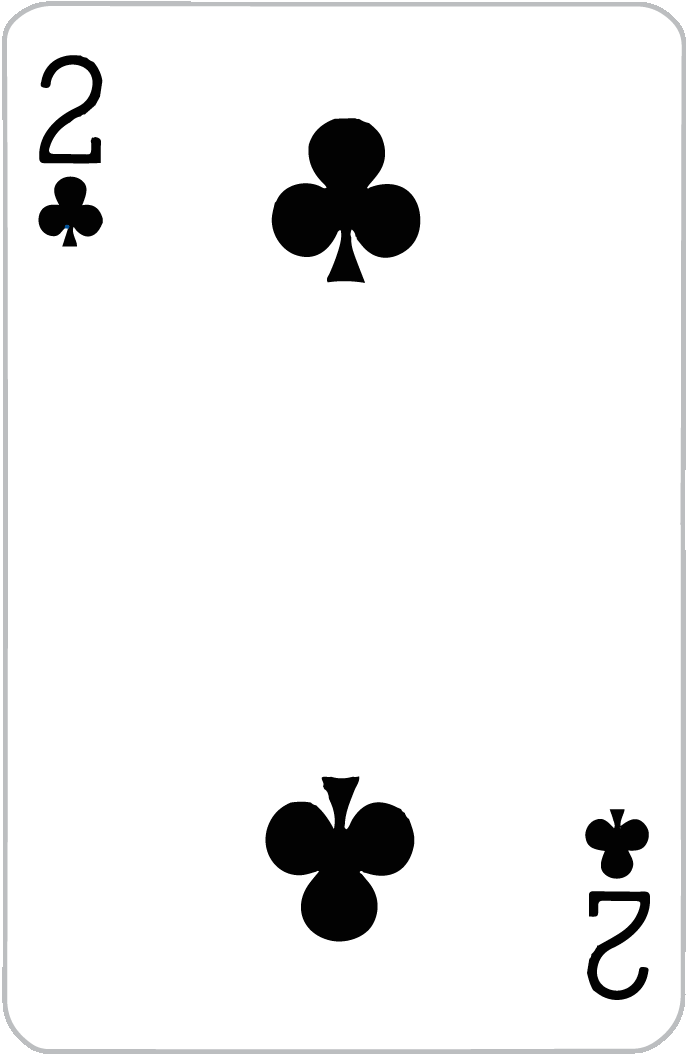
#> input picture Card-Recognition/testes/2C.png, 691 x 1056 px, given in place of 9H.png, which was not available
$ python Card_Recognition.py   (older library calls are emulated)
#> lines starting #> are read from the running program, lines starting #| are printed output that depends on the picture; after the words box and inside, x2 and y2 are one past the last pixel; in counts of white or black regions, pixels touching at a corner belong together; pictures that were not available may be replaced by others from this repository, and a replacement may not be noted
### Card-Recognition/reconhecimento_padroes.py

import os
import numpy as np
import cv2

LARGURA = 378
ALTURA = 534

dir_padroes = './padroes_imagens/'
dir_imagens_reconhecidas = './imagens_processadas/'
dir_simbolos = './simbolos_imagens/'

NUMERO_BORDAS = 400
ALPHA_CARTAS = 0.2


#
def preprocessamento_ruido_fundo_com_treshold(imagem, tamanho_treshold):
    img_cor_modelo_hsv = cv2.cvtColor(imagem, cv2.COLOR_RGB2HSV)
    _, saturacao, _ = cv2.split(img_cor_modelo_hsv)
    imagem_com_laplace = cv2.Laplacian(
        saturacao, cv2.CV_8U, saturacao, ksize=3)
    imagem_estruturada = cv2.getStructuringElement(cv2.MORPH_ELLIPSE, (3, 3))
    imagem_cinza = cv2.dilate(imagem_com_laplace, imagem_estruturada, iterations=1)
    imagem_cinza = cv2.blur(imagem_cinza, (5, 5))
    imagem_cinza = cv2.adaptiveThreshold(imagem_cinza, 255, cv2.ADAPTIVE_THRESH_MEAN_C,
                                          cv2.THRESH_BINARY, tamanho_treshold, 2)
    return imagem_cinza


def preprocessar_threshhold_hsv1(imagem):
    escala_cor_hsv = cv2.cvtColor(imagem, cv2.COLOR_RGB2HSV)
    _, saturacao, _ = cv2.split(escala_cor_hsv)
    threshold = cv2.adaptiveThreshold(saturacao, 255, cv2.ADAPTIVE_THRESH_MEAN_C,
                                   cv2.THRESH_BINARY, 15, 2)
    imagem_estruturada = cv2.getStructuringElement(cv2.MORPH_ELLIPSE, (5, 5))
    threshold = cv2.morphologyEx(threshold, cv2.MORPH_CLOSE, imagem_estruturada)

    return threshold


def preprocessar_threshhold_hsv2(imagem):
    escala_cor_hsv = cv2.cvtColor(imagem, cv2.COLOR_RGB2HSV)
    _, saturação, _ = cv2.split(escala_cor_hsv)
    imagem_escala_cinza = cv2.blur(saturação, (5, 5))
    threshold = cv2.adaptiveThreshold(imagem_escala_cinza, 255, cv2.ADAPTIVE_THRESH_MEAN_C,
                                   cv2.THRESH_BINARY, 19, 2)
    imagem_estruturada = np.ones((3, 3))
    threshold = cv2.morphologyEx(threshold, cv2.MORPH_CLOSE, imagem_estruturada)

    return threshold

#
def preprocessar_threshhold(imagem):
    imagem_tons_cinza = cv2.cvtColor(imagem, cv2.COLOR_BGR2GRAY)
    imagem_tons_cinza = cv2.blur(imagem_tons_cinza, (5, 5))
    threshold = cv2.adaptiveThreshold(imagem_tons_cinza, 255, cv2.ADAPTIVE_THRESH_MEAN_C,
                                   cv2.THRESH_BINARY, 19, 2)
    img_estrutura = np.ones((3, 3))
    threshold = cv2.morphologyEx(threshold, cv2.MORPH_OPEN, img_estrutura)

    return threshold


#
def encontre_contornos_consolidado(img):
    bordas = []

    height, width = img.shape[:2]
    imshape = (height, width)

    bordas.append(encontrar_bordas(
        imshape, preprocessamento_ruido_fundo_com_treshold(img, 15)))
    bordas.append(encontrar_bordas(
        imshape, preprocessamento_ruido_fundo_com_treshold(img, 11)))
    bordas.append(encontrar_bordas(imshape, preprocessar_threshhold_hsv1(img)))
    bordas.append(encontrar_bordas(imshape, preprocessar_threshhold_hsv2(img)))
    bordas.append(encontrar_bordas(imshape, preprocessar_threshhold(img)))

    bordas_filtradas = remover_bordas_duplicadas(bordas, imshape)

    return bordas_filtradas

#
def remover_bordas_duplicadas(bordas, forma_imagem):
    tamanho_imagem = forma_imagem[0] * forma_imagem[1]

    bordas_niveladas = []
    for contours_group in bordas:
        for bordas in contours_group:
            bordas_niveladas.append(bordas)

    bordas_filtradas = []
    mapa_bordas = np.ones(forma_imagem)
    for c in bordas_niveladas:
        _, bordas = c
        mapa_duplicado = np.copy(mapa_bordas)
        cv2.drawContours(mapa_duplicado, [bordas], -1,
                         (0, 255, 0), thickness=cv2.FILLED)

        if abs(np.count_nonzero(mapa_duplicado)-np.count_nonzero(mapa_bordas)) < 0.01 * tamanho_imagem:
            continue

        mapa_bordas = mapa_duplicado

        bordas_filtradas.append(c)

    return bordas_filtradas


#
def encontrar_bordas(img_forma, func_threshold):
    h, w = img_forma

    threshold = func_threshold

    bordas_detectadas = cv2.Canny(threshold, 50, 250)
    bordas, _ = cv2.findContours(
        bordas_detectadas, cv2.RETR_TREE, cv2.CHAIN_APPROX_SIMPLE)

    bordas_escolhidas = sorted(
        bordas, key=lambda contour: cv2.contourArea(contour), reverse=True)

    menor_area = cv2.contourArea(bordas_escolhidas[0])/4
    bordas_escolhidas = list(
        filter(lambda c: cv2.contourArea(c) > menor_area, bordas_escolhidas))

    mapa_bordas = np.ones((h, w))
    borda_cartas = []
    for c in bordas_escolhidas:

        perimetro = 0.015*cv2.arcLength(c, True)
        approx = cv2.approxPolyDP(c, perimetro, True)

        if len(approx) != 4:
            continue

        mapa_duplicado = np.copy(mapa_bordas)
        cv2.drawContours(mapa_duplicado, [c], -1,
                         (0, 255, 0), thickness=cv2.FILLED)

        if np.array_equal(mapa_duplicado, mapa_bordas):
            continue

        mapa_bordas = mapa_duplicado

        borda_cartas.append((approx, c))

    return borda_cartas


# [16 lines left out: function realce_da_deteccao, not called in this run]


#
def get_indentificacao_cartas(imagem, bordas):
    h = np.float32([[0, 0], [LARGURA, 0], [LARGURA, ALTURA], [0, ALTURA]])
    cartas = []
    for (approx, borda) in bordas:

        transformada_perspectiva = cv2.getPerspectiveTransform(np.float32(approx), h)
        perspectiva_consolidada = cv2.warpPerspective(imagem, transformada_perspectiva, (LARGURA, ALTURA))
        threshold = preprocessar_threshhold(perspectiva_consolidada)

        threshold = rotacionar_imagem(threshold)

        y_off = 45
        x_off = 55
        white = (np.ones((100, 100)) * 255)
        threshold[y_off:y_off+white.shape[0], x_off:x_off+white.shape[1]] = white

        best_fit = classificar_cartas(threshold)

        cartas.append((borda, best_fit))

    return cartas

#
def classificar_cartas(thresh):
    numero_padroes = carregar_padroes_numero(dir_padroes)
    numero = classificar_valor(thresh, numero_padroes)
    naipe_padroes = carregar_padroes_naipe(dir_simbolos)
    naipe = classificar_naipe(thresh, naipe_padroes, numero)

    return '{} - {}'.format(numero, naipe)

#
def carregar_padroes_numero(dirname):
    padroes_numero = {}
    padroes = os.listdir(dirname)
    for padrao in padroes:
        imagem_padrao = cv2.imread(dirname+padrao, cv2.IMREAD_GRAYSCALE)
        threshold = cv2.adaptiveThreshold(imagem_padrao, 255, cv2.ADAPTIVE_THRESH_MEAN_C,
                                       cv2.THRESH_BINARY, 15, 2)

        nome_padrao = padrao.split('.')[0]
        nome_padrao = nome_padrao.upper()
        if nome_padrao == '0':
           nome_padrao = '10'
        padroes_numero[nome_padrao] = threshold

    return padroes_numero

#
# [66 lines left out: functions carregar_padroes_naipe, classificar_naipe, not called in this run]


def classificar_valor(thresh, value_patterns):
    esquerda = thresh[15:100, 0:70]
    esquerda = cv2.medianBlur(esquerda, 7)
    esquerda = (255-esquerda)

    bordas, _ = cv2.findContours(
        esquerda, cv2.RETR_TREE, cv2.CHAIN_APPROX_SIMPLE)
    a = 0.02 * 85*70
    bordas_escolhidas = list(filter(lambda c: cv2.contourArea(c) > a, bordas))
    bordas_escolhidas = sorted(
        bordas, key=lambda c: cv2.contourArea(c), reverse=True)
    if len(bordas_escolhidas) < 1:
        return "undefined"
    x, y, w, h = cv2.boundingRect(bordas_escolhidas[0])
    num = esquerda[y:y+h, x:x+w]
    num = cv2.resize(num, (30, 60))

    value_fit = {}
    for (key, value) in value_patterns.items():
        value_fit[key] = cv2.countNonZero(cv2.absdiff(num, value))

    best_fit = min(value_fit, key=value_fit.get)
    cv2.waitKey(0)

    return best_fit


def rotacionar_imagem(threshold):

    AREA1 = 140 * 40
    AREA2 = 65 * 90
    esquerda = threshold[15:155, 0:40]
    direita = threshold[15:155, 327:367]
    esquerda_superior = threshold[5:70, 15:105]
    direita_superior = threshold[10:75, 280:370]

    bordas = [cv2.countNonZero(esquerda)/AREA1, cv2.countNonZero(
        direita)/AREA1, cv2.countNonZero(esquerda_superior)/AREA2, cv2.countNonZero(direita_superior)/AREA2]
    indice = bordas.index(min(bordas))

    if indice == 1:
        threshold = cv2.flip(threshold, +1)
    elif indice == 2:
        threshold = cv2.transpose(threshold)
        threshold = cv2.resize(threshold, (0, 0), fx=LARGURA /
                            ALTURA, fy=ALTURA/LARGURA)
        threshold = cv2.flip(threshold, -1)
    elif indice == 3:
        threshold = cv2.transpose(threshold)
        threshold = cv2.resize(threshold, (0, 0), fx=LARGURA /
                            ALTURA, fy=ALTURA/LARGURA)
        threshold = cv2.flip(threshold, 1)

    return threshold

### Card-Recognition/Card_Recognition.py

import numpy as np
import cv2
import os
from reconhecimento_padroes import get_indentificacao_cartas, encontre_contornos_consolidado, realce_da_deteccao

dir_teste_name = './testes/'
imagem_teste_name = '9H.png'

img = cv2.imread(dir_teste_name+imagem_teste_name)
#> img is the input picture: shape (1056, 691, 3); mean B, G, R 240.3, 240.2, 240.2
image_redimensionada = cv2.resize(img, (0, 0), fx=0.5, fy=0.5)
contornos_encontrados = encontre_contornos_consolidado(image_redimensionada)
#> in preprocessamento_ruido_fundo_com_treshold, `img_cor_modelo_hsv = cv2.cvtColor(imagem, cv2.COLOR_RGB2HSV)`: img_cor_modelo_hsv: shape (528, 346, 3); mean H, S, V 0.4, 0.1, 240.3
#> in preprocessamento_ruido_fundo_com_treshold, `imagem_cinza = cv2.adaptiveThreshold(imagem_cinza, 255, cv2.ADAPTIVE_T..`:
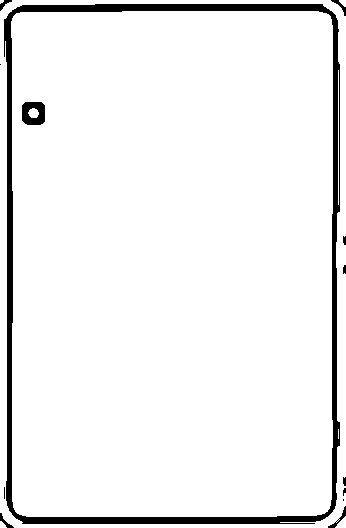
#> imagem_cinza: shape (528, 346); 94.2% white; 13 black regions (4 under 20 px), largest, box (x1, y1, x2, y2) and area: (4, 4, 340, 524) 9836, (22, 102, 45, 125) 416, (328, 506, 346, 528) 83
#> in encontrar_bordas, `h, w = img_forma`: h = 528; w = 346
#> in encontrar_bordas, `bordas_detectadas = cv2.Canny(threshold, 50, 250)`: bordas_detectadas: shape (528, 346); 2.1% white in thin lines or dots
#> in encontrar_bordas, `bordas, _ = cv2.findContours( bordas_detectadas, cv2.RETR_TREE, cv2.CH..`: bordas = 26 contours, 15 with area under 20; largest, box (x1, y1, x2, y2) and area: (3, 3, 341, 525) 171838, (3, 3, 340, 524) 171340, (10, 10, 333, 517) 161690, (10, 10, 333, 517) 161682, (21, 101, 45, 125) 500
#> in encontrar_bordas, `bordas_escolhidas = sorted( bordas, key=lambda contour: cv2.contourAre..`: bordas_escolhidas has the same summary as bordas
#> in encontrar_bordas, `menor_area = cv2.contourArea(bordas_escolhidas[0])/4`: menor_area = 42959.5
#> in encontrar_bordas, `bordas_escolhidas = list( filter(lambda c: cv2.contourArea(c) > menor_..`: bordas_escolhidas = 4 contours; box (x1, y1, x2, y2) and area: (3, 3, 341, 525) 171838, (3, 3, 340, 524) 171340, (10, 10, 333, 517) 161690, (10, 10, 333, 517) 161682
#> the loop in encontrar_bordas, `for c in bordas_escolhidas: ` made 4 passes
#> (perimetro, approx) on passes 1 to 4: (26.36, [[16, 7], [9, 511], [325, 518], [335, 14]]), (25.83, [[18, 6], [335, 15], [323, 519], [8, 509]]), (24.57, [[15, 13], [15, 512], [325, 513], [330, 15]]), (24.54, [[17, 12], [330, 16], [326, 512], [14, 510]])
#> after the loop in encontrar_bordas, `for c in bordas_escolhidas:`: borda_cartas = 1 item
#> in preprocessamento_ruido_fundo_com_treshold (call 2), `imagem_cinza = cv2.adaptiveThreshold(imagem_cinza, 255, cv2.ADAPTIVE_T..`: imagem_cinza: shape (528, 346); 95.6% white; 19 black regions (9 under 20 px), largest, box (x1, y1, x2, y2) and area: (4, 4, 339, 524) 7167, (23, 103, 44, 123) 305, (343, 279, 344, 419) 140
#> in encontrar_bordas (call 2), `bordas_detectadas = cv2.Canny(threshold, 50, 250)`: bordas_detectadas: shape (528, 346); 2.2% white in thin lines or dots
#> in encontrar_bordas (call 2), `bordas, _ = cv2.findContours( bordas_detectadas, cv2.RETR_TREE, cv2.CH..`: bordas = 42 contours, 28 with area under 20; largest, box (x1, y1, x2, y2) and area: (8, 9, 335, 519) 164027, (8, 9, 335, 519) 164016, (22, 102, 44, 123) 368, (22, 102, 44, 123) 362, (342, 278, 345, 419) 279
#> in encontrar_bordas (call 2), `bordas_escolhidas = sorted( bordas, key=lambda contour: cv2.contourAre..`: bordas_escolhidas has the same summary as bordas
#> in encontrar_bordas (call 2), `bordas_escolhidas = list( filter(lambda c: cv2.contourArea(c) > menor_..`: bordas_escolhidas = 2 contours; box (x1, y1, x2, y2) and area: (8, 9, 335, 519) 164027, (8, 9, 335, 519) 164016
#> the loop in encontrar_bordas (call 2), `for c in bordas_escolhidas: ` made 2 passes
#> (perimetro, approx) on passes 1 to 2: (24.72, [[14, 12], [14, 513], [326, 514], [331, 14]]), (24.69, [[16, 11], [332, 16], [324, 515], [13, 511]])
#> in preprocessar_threshhold_hsv1, `threshold = cv2.adaptiveThreshold(saturacao, 255, cv2.ADAPTIVE_THRESH_..`: threshold: shape (528, 346); 99.9% white; 1 black region, box (x1, y1, x2, y2) and area: (25, 105, 42, 121) 260
#> in preprocessar_threshhold_hsv1, `imagem_estruturada = cv2.getStructuringElement(cv2.MORPH_ELLIPSE, (5, ..`: imagem_estruturada = [[0, 0, 1, 0, 0], [1, 1, 1, 1, 1], [1, 1, 1, 1, 1], [1, 1, 1, 1, 1], [0, 0, 1, 0, 0]]
#> in preprocessar_threshhold_hsv1, `threshold = cv2.morphologyEx(threshold, cv2.MORPH_CLOSE, imagem_estrut..`: threshold: shape (528, 346); 99.9% white; 1 black region, box (x1, y1, x2, y2) and area: (25, 105, 42, 121) 255
#> in encontrar_bordas (call 3), `bordas_detectadas = cv2.Canny(threshold, 50, 250)`: bordas_detectadas: shape (528, 346); 0.04% white in thin lines or dots, all inside (x1, y1, x2, y2) = (24, 104, 42, 121)
#> in encontrar_bordas (call 3), `bordas, _ = cv2.findContours( bordas_detectadas, cv2.RETR_TREE, cv2.CH..`: bordas = 4 contours, 2 with area under 20; largest, box (x1, y1, x2, y2) and area: (24, 104, 42, 121) 261, (24, 104, 42, 121) 261
#> in encontrar_bordas (call 3), `bordas_escolhidas = sorted( bordas, key=lambda contour: cv2.contourAre..`: bordas_escolhidas has the same summary as bordas
#> in encontrar_bordas (call 3), `bordas_escolhidas = list( filter(lambda c: cv2.contourArea(c) > menor_..`: bordas_escolhidas = 2 contours; box (x1, y1, x2, y2) and area: (24, 104, 42, 121) 261, (24, 104, 42, 121) 261
#> in preprocessar_threshhold_hsv2, `threshold = cv2.adaptiveThreshold(imagem_escala_cinza, 255, cv2.ADAPTI..`: threshold: shape (528, 346); 99.8% white; 5 black regions (3 under 20 px), largest, box (x1, y1, x2, y2) and area: (23, 103, 44, 124) 376, (284, 521, 309, 522) 25
#> in preprocessar_threshhold_hsv2, `threshold = cv2.morphologyEx(threshold, cv2.MORPH_CLOSE, imagem_estrut..`: threshold: shape (528, 346); 99.8% white; 1 black region, box (x1, y1, x2, y2) and area: (23, 103, 44, 124) 376
#> in encontrar_bordas (call 4), `bordas_detectadas = cv2.Canny(threshold, 50, 250)`: bordas_detectadas: shape (528, 346); 0.05% white in thin lines or dots, all inside (x1, y1, x2, y2) = (22, 102, 44, 124)
#> in encontrar_bordas (call 4), `bordas, _ = cv2.findContours( bordas_detectadas, cv2.RETR_TREE, cv2.CH..`: bordas = 4 contours; box (x1, y1, x2, y2) and area: (22, 102, 44, 124) 423, (22, 102, 44, 124) 418, (29, 109, 37, 117) 44, (29, 109, 37, 117) 44
#> in encontrar_bordas (call 4), `bordas_escolhidas = sorted( bordas, key=lambda contour: cv2.contourAre..`: bordas_escolhidas has the same summary as bordas
#> in encontrar_bordas (call 4), `bordas_escolhidas = list( filter(lambda c: cv2.contourArea(c) > menor_..`: bordas_escolhidas = 2 contours; box (x1, y1, x2, y2) and area: (22, 102, 44, 124) 423, (22, 102, 44, 124) 418
#> in preprocessar_threshhold, `threshold = cv2.adaptiveThreshold(imagem_tons_cinza, 255, cv2.ADAPTIVE..`: threshold: shape (528, 346); 90.7% white; 7 black regions, largest, box (x1, y1, x2, y2) and area: (0, 0, 345, 528) 7924, (136, 59, 210, 142) 3012, (133, 387, 207, 471) 3012
#> in preprocessar_threshhold, `threshold = cv2.morphologyEx(threshold, cv2.MORPH_OPEN, img_estrutura)`: threshold: shape (528, 346); 90.3% white; 7 black regions, largest, box (x1, y1, x2, y2) and area: (0, 0, 346, 528) 8567, (136, 59, 210, 142) 3015, (133, 387, 207, 471) 3015
#> in encontrar_bordas (call 5), `bordas_detectadas = cv2.Canny(threshold, 50, 250)`: bordas_detectadas: shape (528, 346); 2.1% white in thin lines or dots
#> in encontrar_bordas (call 5), `bordas, _ = cv2.findContours( bordas_detectadas, cv2.RETR_TREE, cv2.CH..`: bordas = 22 contours, 5 with area under 20; largest, box (x1, y1, x2, y2) and area: (3, 1, 339, 524) 173383, (3, 1, 339, 524) 173358, (132, 386, 207, 471) 3542, (132, 386, 207, 471) 3492, (292, 444, 326, 501) 885
#> in encontrar_bordas (call 5), `bordas_escolhidas = sorted( bordas, key=lambda contour: cv2.contourAre..`: bordas_escolhidas has the same summary as bordas
#> in encontrar_bordas (call 5), `menor_area = cv2.contourArea(bordas_escolhidas[0])/4`: menor_area = 43345.8
#> in encontrar_bordas (call 5), `bordas_escolhidas = list( filter(lambda c: cv2.contourArea(c) > menor_..`: bordas_escolhidas = 2 contours; box (x1, y1, x2, y2) and area: (3, 1, 339, 524) 173383, (3, 1, 339, 524) 173358
#> the loop in encontrar_bordas (call 5), `for c in bordas_escolhidas: ` made 2 passes
#> (perimetro, approx) on passes 1 to 2: (25.23, [[11, 8], [7, 511], [324, 521], [336, 13]]), (25.19, [[13, 7], [337, 15], [325, 520], [6, 509]])
#> pass 1, in encontrar_bordas (call 5), `mapa_bordas = mapa_duplicado`:
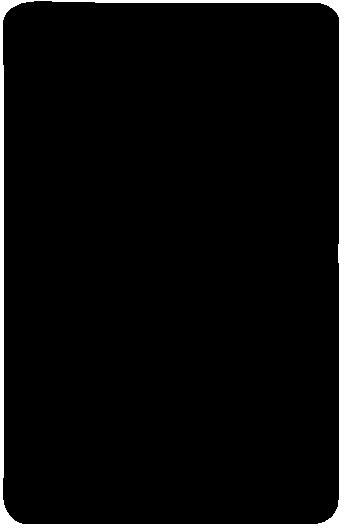
#> mapa_bordas: shape (528, 346) float64; values 0 (black) and 1 (white), 4.6% white; 1 white region, box (x1, y1, x2, y2) and area: (0, 0, 346, 528) 8476
#> after the loop in encontrar_bordas (call 5), `for c in bordas_escolhidas:`: borda_cartas = 1 item
#> the loop in remover_bordas_duplicadas, `for contours_group in bordas:` made 5 passes
#> after the loop in remover_bordas_duplicadas, `for contours_group in bordas:`: bordas_niveladas = 3 items
#> the loop in remover_bordas_duplicadas, `for c in bordas_niveladas:` made 3 passes
#> after the loop in remover_bordas_duplicadas, `for c in bordas_niveladas:`: bordas_filtradas = 2 items
#> contornos_encontrados = 2 items
cartas_baralho = get_indentificacao_cartas(image_redimensionada, contornos_encontrados)
#> in get_indentificacao_cartas, `transformada_perspectiva = cv2.getPerspectiveTransform(np.float32(appr..`: transformada_perspectiva = [[-0.0163, 0.743, -4.94], [1.67, 0.0232, -26.94], [8.22e-07, -1.86e-05, 1]]
#> in preprocessar_threshhold (call 2), `threshold = cv2.adaptiveThreshold(imagem_tons_cinza, 255, cv2.ADAPTIVE..`: threshold: shape (534, 378); 94.4% white; 6 black regions, box (x1, y1, x2, y2) and area: (281, 205, 345, 332) 3794, (36, 202, 99, 328) 3764, (323, 478, 366, 533) 1103, (14, 6, 57, 60) 1075, (292, 475, 318, 530) 830, (61, 6, 87, 62) 824
#> in preprocessar_threshhold (call 2), `threshold = cv2.morphologyEx(threshold, cv2.MORPH_OPEN, img_estrutura)`: threshold: shape (534, 378); 94.3% white; 6 black regions, box (x1, y1, x2, y2) and area: (281, 205, 345, 332) 3814, (36, 202, 99, 328) 3784, (323, 478, 366, 534) 1109, (14, 6, 57, 60) 1079, (292, 475, 318, 530) 837, (61, 6, 87, 62) 829
#> in rotacionar_imagem, `esquerda = threshold[15:155, 0:40]`: esquerda: shape (140, 40); 90.4% white; 1 black region, box (x1, y1, x2, y2) and area: (14, 0, 40, 45) 539
#> in rotacionar_imagem, `direita = threshold[15:155, 327:367]`: direita: shape (140, 40); every value is 255
#> in rotacionar_imagem, `esquerda_superior = threshold[5:70, 15:105]`:
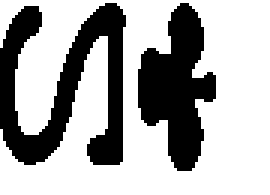
#> esquerda_superior: shape (65, 90) (shown 3 times larger); 67.7% white; 2 black regions, box (x1, y1, x2, y2) and area: (0, 1, 42, 55) 1059, (46, 1, 72, 57) 829
#> in rotacionar_imagem, `direita_superior = threshold[10:75, 280:370]`: direita_superior: shape (65, 90); every value is 255
#> in rotacionar_imagem, `bordas = [cv2.countNonZero(esquerda)/AREA1, cv2.countNonZero( direita)..`: bordas = [0.904, 1, 0.677, 1]
#> in rotacionar_imagem, `indice = bordas.index(min(bordas))`: indice = 2
#> in rotacionar_imagem, `threshold = cv2.transpose(threshold)`: threshold: shape (378, 534); 94.3% white; 6 black regions, box (x1, y1, x2, y2) and area: (205, 281, 332, 345) 3814, (202, 36, 328, 99) 3784, (478, 323, 534, 366) 1109, (6, 14, 60, 57) 1079, (475, 292, 530, 318) 837, (6, 61, 62, 87) 829
#> in get_indentificacao_cartas, `threshold[y_off:y_off+white.shape[0], x_off:x_off+white.shape[1]] = wh..`:
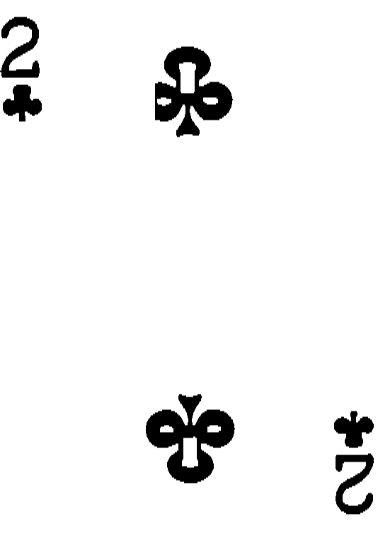
#> threshold: shape (534, 378); min 0, max 255, mean 240.9
#> in carregar_padroes_numero, `threshold = cv2.adaptiveThreshold(imagem_padrao, 255, cv2.ADAPTIVE_THR..`:
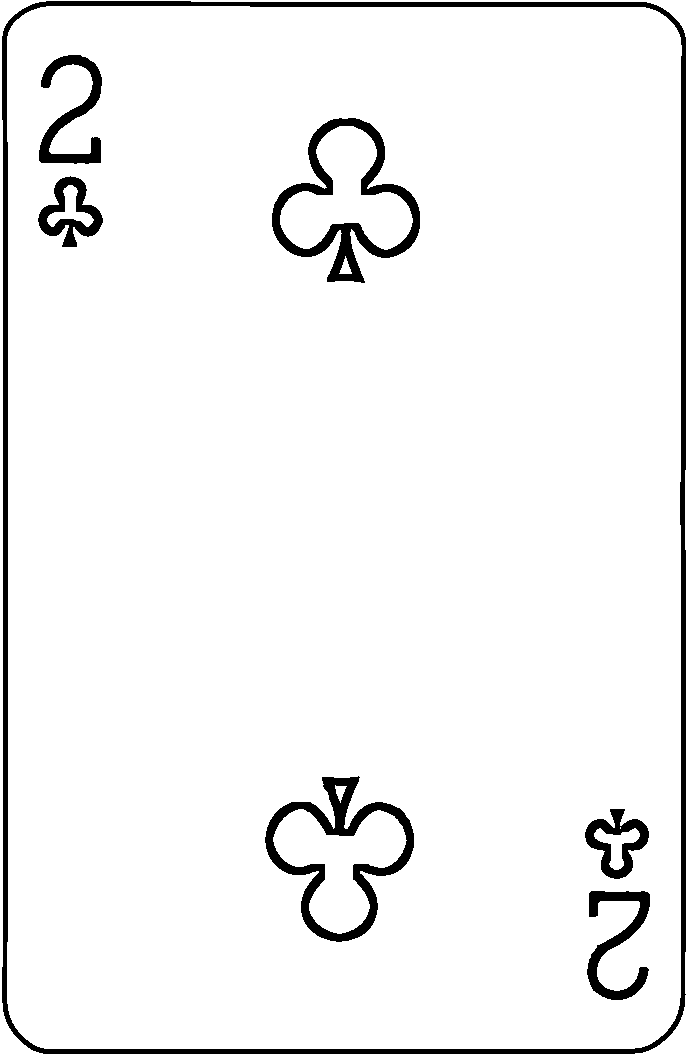
#> threshold: shape (1056, 691); 95% white; 7 black regions
#> in classificar_cartas, `numero_padroes = carregar_padroes_numero(dir_padroes)`: numero_padroes = 1 item
#> in classificar_valor, `esquerda = (255-esquerda)`:
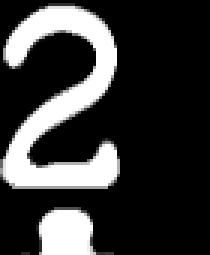
#> esquerda: shape (85, 70) (shown 3 times larger); min 0, max 255, mean 57.7
#> in classificar_valor, `bordas, _ = cv2.findContours( esquerda, cv2.RETR_TREE, cv2.CHAIN_APPRO..`: bordas = 3 contours, 1 with area under 20; largest, box (x1, y1, x2, y2) and area: (0, 1, 40, 63) 1142, (12, 69, 38, 85) 251
#> in classificar_valor, `bordas_escolhidas = list(filter(lambda c: cv2.contourArea(c) > a, bord..`: bordas_escolhidas = 2 contours; box (x1, y1, x2, y2) and area: (0, 1, 40, 63) 1142, (12, 69, 38, 85) 251
#> in classificar_valor, `bordas_escolhidas = sorted( bordas, key=lambda c: cv2.contourArea(c), ..`: bordas_escolhidas has the same summary as bordas
#> in classificar_valor, `x, y, w, h = cv2.boundingRect(bordas_escolhidas[0])`: x = 0; y = 1; w = 40; h = 62
#> in classificar_valor, `num = cv2.resize(num, (30, 60))`:
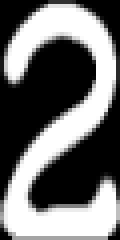
#> num: shape (60, 30) (shown 4 times larger); min 0, max 255, mean 112.5
#> the loop in classificar_valor, `for (key, value) in value_patterns.items():` made 1 pass
#> key on pass 1: '2C'
#> after the loop in classificar_valor, `for (key, value) in value_patterns.items():`: value_fit = 0 items
#> (the run stopped early here; a loop or call above may not have finished)
